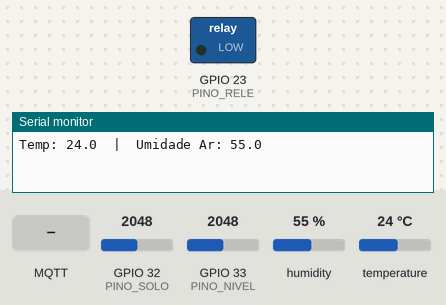
A sketch run on a simulated ESP32. Shown: switched loads named in the sketch (green lamp = pin HIGH), the last lines printed to the serial monitor. The inputs (shaded band) are chosen by the test bench; at power-on: GPIO 32 (PINO_SOLO) = 2048, GPIO 33 (PINO_NIVEL) = 2048, humidity 55 %, temperature 24 °C. WiFi joins after 1.5 s; servers stay silent unless stated; no MQTT or app messages arrive unless stated.

Above: at 2.7 s.
2.8 s: MQTT message "1" arrives on the first subscribed topic
At 4.0 s:
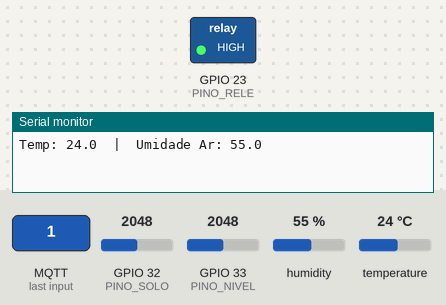
4.3 s: MQTT message "5" arrives on the first subscribed topic
At 5.2 s:
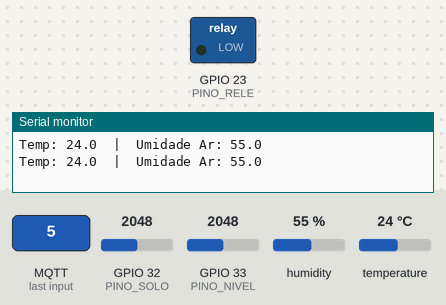
Timing chart, 0 to 7.3 s (numbered marks = the images above; inputs shaded):
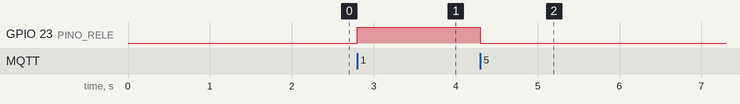

The sketch:

projeto_irrigacao.ino
```cpp
#include <WiFi.h>
#include <PubSubClient.h>
#include <DHT.h>
#include <WiFiClientSecure.h>

// === PINOS ===
#define PINO_SOLO 32
#define PINO_DHT 22
#define PINO_NIVEL 33
#define PINO_RELE 23
#define TIPO_DHT DHT11

// === WIFI & MQTT ===
const char* ssid = "YOURNETWORK";
const char* password = "YOURPASSWORD";
const char* mqtt_server = "YOURSERVER";
const int mqtt_port = "YOURPORT";
const char* mqtt_user = "YOURUSER";
const char* mqtt_pass = "YOURPASSWORD";

#define PLANTA_ID "8"

// === TÓPICOS ===
#define TOPIC_UMIDADE_SOLO_OUT      "planta/" PLANTA_ID "/umidade"
#define TOPIC_RESERVATORIO_OUT      "planta/" PLANTA_ID "/reservatorio"
#define TOPIC_BOMBA_STATUS_OUT      "planta/" PLANTA_ID "/bomba/status"
#define TOPIC_TEMP_OUT              "planta/" PLANTA_ID "/temperatura"
#define TOPIC_UMIDADE_AR_OUT        "planta/" PLANTA_ID "/umidade_ar"

#define TOPIC_CMD_BOMBA             "planta/" PLANTA_ID "/bomba/comando"
#define TOPIC_CFG_AUTO_MODO         "planta/" PLANTA_ID "/auto/modo"
#define TOPIC_CFG_AUTO_META         "planta/" PLANTA_ID "/auto/meta"

// === VARIÁVEIS ===
bool modoAutomatico = false;
int metaUmidade = 20;
bool bombaLigada = false;
bool reservatorioBaixo = false;

// === OBJETOS ===
WiFiClientSecure espClient;
PubSubClient client(espClient);
DHT dht(PINO_DHT, TIPO_DHT);

unsigned long lastLoop = 0;

void conectarWiFi() {
  WiFi.begin(ssid, password);
  while (WiFi.status() != WL_CONNECTED) {
    delay(500);
  }
}

// ================= MQTT CALLBACK =================
void callback(char* topic, byte* payload, unsigned int length) {
  String msg;
  for (int i = 0; i < length; i++) msg += (char)payload[i];
  String strTopic = String(topic);

  if (strTopic == TOPIC_CMD_BOMBA) {
    if (!modoAutomatico) {
      if (msg == "1" && !reservatorioBaixo) {
        digitalWrite(PINO_RELE, HIGH);
        client.publish(TOPIC_BOMBA_STATUS_OUT, "1");
        bombaLigada = true;
      } else {
        digitalWrite(PINO_RELE, LOW);
        client.publish(TOPIC_BOMBA_STATUS_OUT, "0");
        bombaLigada = false;
      }
    }
  }

  else if (strTopic == TOPIC_CFG_AUTO_MODO) {
    if (msg == "1") {
      modoAutomatico = true;
    } else {
      modoAutomatico = false;
      digitalWrite(PINO_RELE, LOW);
      client.publish(TOPIC_BOMBA_STATUS_OUT, "0");
    }
  }

  else if (strTopic == TOPIC_CFG_AUTO_META) {
    metaUmidade = msg.toInt();
  }
}

void reconnectMQTT() {
  while (!client.connected()) {
    if (client.connect("ESP32ClientApp", mqtt_user, mqtt_pass)) {
      client.subscribe(TOPIC_CMD_BOMBA);
      client.subscribe(TOPIC_CFG_AUTO_MODO);
      client.subscribe(TOPIC_CFG_AUTO_META);
    } else {
      delay(5000);
    }
  }
}

void setup() {
  Serial.begin(115200);

  pinMode(PINO_SOLO, INPUT);
  pinMode(PINO_NIVEL, INPUT);
  pinMode(PINO_RELE, OUTPUT);
  digitalWrite(PINO_RELE, LOW);

  dht.begin();
  conectarWiFi();

  espClient.setInsecure();
  client.setServer(mqtt_server, mqtt_port);
  client.setCallback(callback);
}

void loop() {
  if (!client.connected()) reconnectMQTT();
  client.loop();

  // ============================================================
  //                     LEITURAS E ENVIO MQTT
  // ============================================================

  unsigned long agora = millis();
  if (agora - lastLoop > 2000) {
    lastLoop = agora;

    // --- SENSOR DE SOLO ---
    int valorSolo = analogRead(PINO_SOLO);
    float umidadeSolo = (4095.0 - valorSolo) * 100.0 / (4095.0 - 1500.0);
    umidadeSolo = constrain(umidadeSolo, 0, 100);

    // --- SENSOR DE NÍVEL ---
    int nivelRaw = analogRead(PINO_NIVEL);
    reservatorioBaixo = (nivelRaw < 700);

    client.publish(TOPIC_UMIDADE_SOLO_OUT, String(umidadeSolo).c_str());
    client.publish(TOPIC_RESERVATORIO_OUT, reservatorioBaixo ? "BAIXO" : "OK");

    // --- DHT11 (Temperatura e Umidade do Ar) ---
    float temp = dht.readTemperature();
    float umidadeAr = dht.readHumidity();

    if (!isnan(temp) && !isnan(umidadeAr)) {
      client.publish(TOPIC_TEMP_OUT, String(temp).c_str());
      client.publish(TOPIC_UMIDADE_AR_OUT, String(umidadeAr).c_str());
      Serial.printf("Temp: %.1f  |  Umidade Ar: %.1f\n", temp, umidadeAr);
    }

    // --- MODO AUTOMÁTICO ---
    if (modoAutomatico) {
      if (umidadeSolo < metaUmidade && !reservatorioBaixo && !bombaLigada) {
        digitalWrite(PINO_RELE, HIGH);
        client.publish(TOPIC_BOMBA_STATUS_OUT, "1");
        bombaLigada = true;
      }

      else if (umidadeSolo > (metaUmidade + 20) && bombaLigada) {
        digitalWrite(PINO_RELE, LOW);
        client.publish(TOPIC_BOMBA_STATUS_OUT, "0");
        bombaLigada = false;
      }

      else if (reservatorioBaixo && bombaLigada) {
        digitalWrite(PINO_RELE, LOW);
        client.publish(TOPIC_BOMBA_STATUS_OUT, "0");
        bombaLigada = false;
      }
    }
  }
}
```

Measured:
- after the input at 2.8 s, GPIO 23 (PINO_RELE): LOW → HIGH at once
- after the input at 4.3 s, GPIO 23 (PINO_RELE): HIGH → LOW at once
